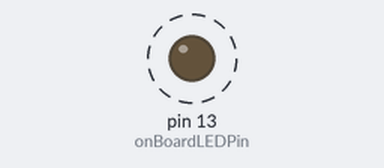
Simulated run of this sketch. Board: Arduino Uno, built with avr-gcc and run on an emulated ATmega328P. Shown: output pins drawn as LEDs (lit = HIGH). Dashed ring = blinking.

Above: at 0.3 s.
Timing chart, 0 to 3.1 s (numbered marks = the images above):
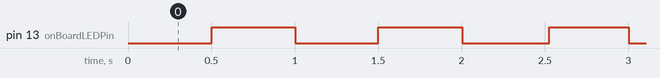

The sketch:

CountDownToGrad.ino
```cpp
#include <SoftwareSerial.h>
#include <SimpleTimer.h>

//--- SETTINGS ---
const String strTitle = "2016 GRADUATION www.antuple.net/projects/";    // title - must be a multiple of 16 characters
const String strGrad = "CONGRATS GRADS!";     // timer done message - must be a multiple of 16 characters
const int lcdPin = 2;                         // pin for LCD
const int scrollDirection = 0;                // direction to scroll text in, 0 = right to left, 1 = left to right

// time to count down from
const int dMax = 70;                          // days
const int hMax = 0;                           // hours
const int mMax = 0;                           // minutes
const int sMax = 0;                           // seconds
//--- END OF SETTINGS ---

const int onBoardLEDPin = 13;                 // built in led on pin 13

// time definitions
const double secDay = 86400;                  // seconds in a day
double seconds;                               // seconds left
int days = 0;                                 // days count

// objects
SoftwareSerial mySerial = SoftwareSerial(255, lcdPin);
SimpleTimer myTimer;
int timerId, timerId2, timerId3;                          // reference to clock timer, light timer, and title timer
String strTime;
String strTitleDisplay = strTitle;
String strGradDisplay = strGrad;
boolean bTimerDone = false;

// Configure display and timer.
void setup() {
  pinMode(lcdPin, OUTPUT);                                // set lcdPin as output to LCD
  pinMode(onBoardLEDPin, OUTPUT);                         // set onBoardLEDPin as output to LCD
  mySerial.begin(9600);                                   // start serial
  mySerial.write(22);                                     // no cursor
  timerId = myTimer.setInterval(1000, updateClock);       // update clock time every 1 sec
  timerId2 = myTimer.setInterval(500, flashLED);          // flash light every 0.5 sec
  timerId3 = myTimer.setInterval(350, updateLCD);         // update lcd every 0.35 sec
  setupTime();                                            // setup time left
  delay(100);

  // pad title string with 16 whitespaces
  int padding = strTitle.length() % 16;

  // scroll title
  for (int i = 0; i < padding; i++) {
     if (scrollDirection == 0) {
       // scroll text right to left
       strTitleDisplay = " " + strTitleDisplay;
     } else if (scrollDirection == 1) {
       // scroll text left to right
       strTitleDisplay = strTitleDisplay + " ";
     }
  }

  // pad graduation string with 16 whitespaces
  padding = strGrad.length() % 16;

  // scroll timer done message
  for (int i = 0; i < padding; i++) {
    if (scrollDirection == 0) {
       // scroll text right to left
       strGradDisplay = " " + strGradDisplay;
     } else if (scrollDirection == 1) {
       // scroll text left to right
       strGradDisplay = strGradDisplay + " ";
     }
  }
}

// Run the timer.
void loop() {
  myTimer.run();    // run the timer
}

// Update clock counter.
void updateClock() {
  if (bTimerDone) {
   return;
  }

  if (seconds <= 0)
  {
    // a day has passed, increment day and reset seconds
    days++;
    seconds = secDay - 1;
  }

  // calc days left
  int d = dMax - days;
  strTime = getClockTime(d);

  if (d < 0) {
    // timer done
    onTimerEnd();
  }

  // update seconds
  seconds--;
}

// Flash onboard LED.
void flashLED() {
  int ledState = digitalRead(onBoardLEDPin);
  if (ledState == HIGH) {
    digitalWrite(onBoardLEDPin, LOW);
  }
  else if (ledState == LOW) {
    digitalWrite(onBoardLEDPin, HIGH);
  }
}

// Update display.
void updateLCD() {
  if (bTimerDone) {
    // first line, display congrats
    strGradDisplay = scrollText(strGradDisplay);
    mySerial.println(strGradDisplay);

    // second line, display time and initials
    displayTimeAndInitials();
  } else {
    // first line, display title
    strTitleDisplay = scrollText(strTitleDisplay);
    mySerial.println(strTitleDisplay);

    // second line, display time and initials
    displayTimeAndInitials();
  }
}

/*
 * Scroll text.
 * Right to left - first character in the string is moved to the end.
 * Left to Right - last character in the string is moved to the front.
 *
 * @param strText - String to scroll
 * @return next string to display.
 */
String scrollText(String strText) {
  if (scrollDirection == 0) {
    // scroll text right to left
    return strText.substring(1, strText.length()) + strText.charAt(0);
  } else if (scrollDirection == 1) {
    // scroll text left to right
    return strText.charAt(strText.length() - 1) + strText.substring(0, strText.length() - 1);
  }
}

/*
 * Display the time and initials.
 * The time is left justified and the initials are right justified.
 */
void displayTimeAndInitials() {
  int spaceCount = 16 - strTime.length() - 2;
  String strSpace = "";
  for (int i = 0; i < spaceCount; i++) {
    strSpace += " ";
  }

  String strLine = strTime + strSpace + "PK";
  mySerial.print(strLine);
  Serial.println("Time: " + strTime);   // console debug
}

/*
 * Get time left in DD:HH:MM:SS format.
 * @param daysLeft - integer number of days remaining in countdown.
 * @return String time left in DD:HH:MM:SS format.
 */
String getClockTime(int daysLeft) {
  // calc seconds left
  double s = seconds;

  // calc minutes left
  int m = (int)(s / 60);
  s -= m * 60;

  // calc hours left
  int h = (int)(m / 60);
  m -= h * 60;

  // format DD:HH:MM:SS
  return formateClockTime(daysLeft, h, m, s);
}

/*
 * Format time in DD:HH:MM:SS.
 * @param days - integer number of days.
 * @param hours - integer number of hours.
 * @param minutes - integer number of minutes.
 * @param seconds - integer number of seconds.
 * @return String time in DD:HH:MM:SS format.
 */
String formateClockTime(int days, int hours, int minutes, int seconds) {
  return printDigits(days, true) + printDigits(hours, true) + printDigits(minutes, true) + printDigits(seconds, false);
}

/*
 * Print out digits appending necessary leading zero's and colons.
 *
 * @param digits - integer digits to print
 * @param bColon - true to include a trailing colon, false to not
 * @return String representation of digits
 */
String printDigits(int digits, boolean bColon) {
  String s;
  if (digits < 10) {
    s += "0";
  }
  s += String(digits);
  if (bColon) {
    s += ":";
  }
  return s;
}

// Setup time to count.
void setupTime()
{
  seconds = (hMax * 60 * 60) + (mMax * 60) + sMax;   // seconds left
  days = 0;                                          // days elapsed
}

// When the countdown finishes.
void onTimerEnd()
{
    // disable timers
    myTimer.disable(timerId2);
    mySerial.write(12);                   // clear
    bTimerDone = true;

    // display time of zero: 00:00:00:00
    strTime = formateClockTime(0, 0, 0, 0);
}
```

Measured:
- by itself, pin 13 (onBoardLEDPin): alternates HIGH for 0.50 s and LOW for 0.50 s
